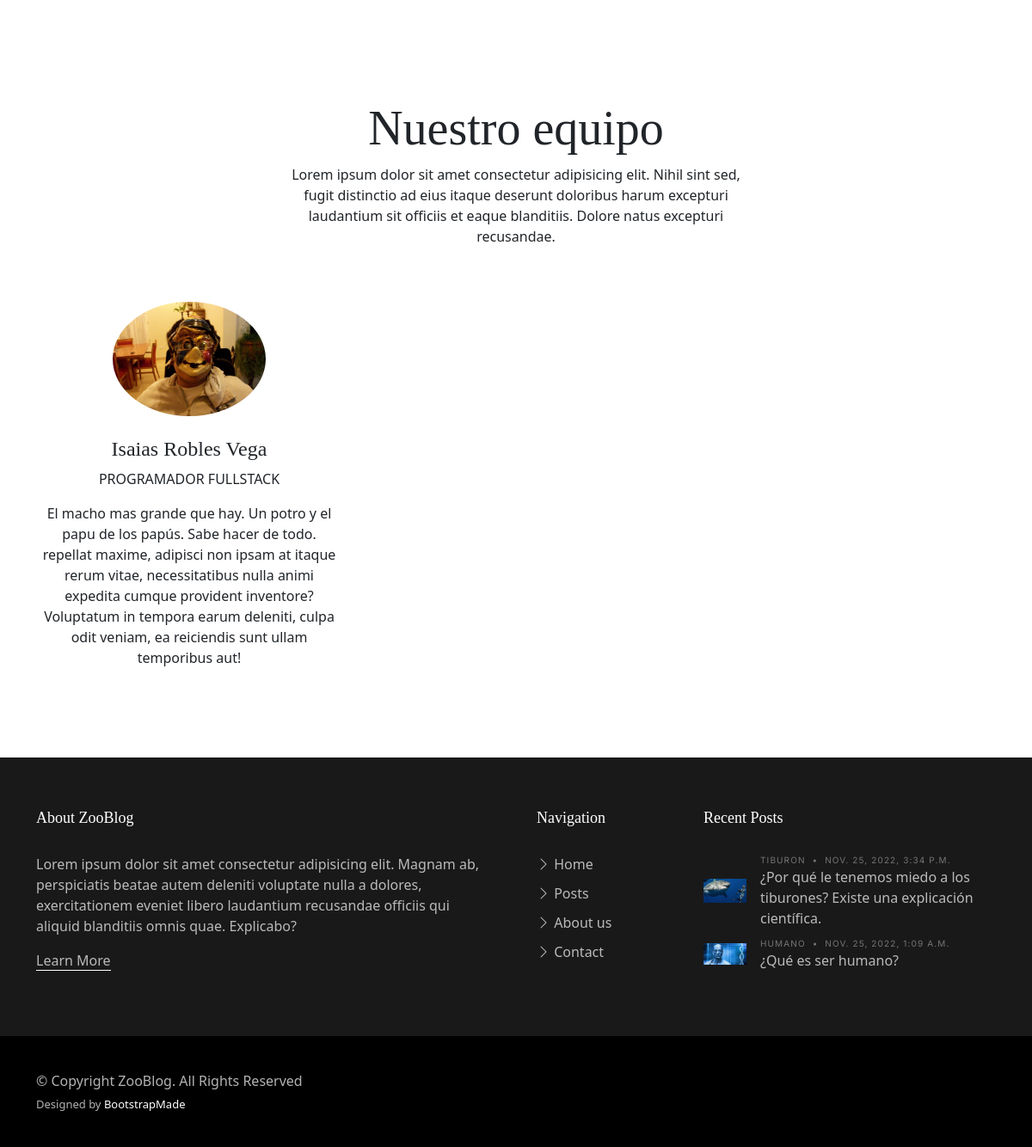
The page /Appzoologico/About/ (lower part) on the database as committed earlier.
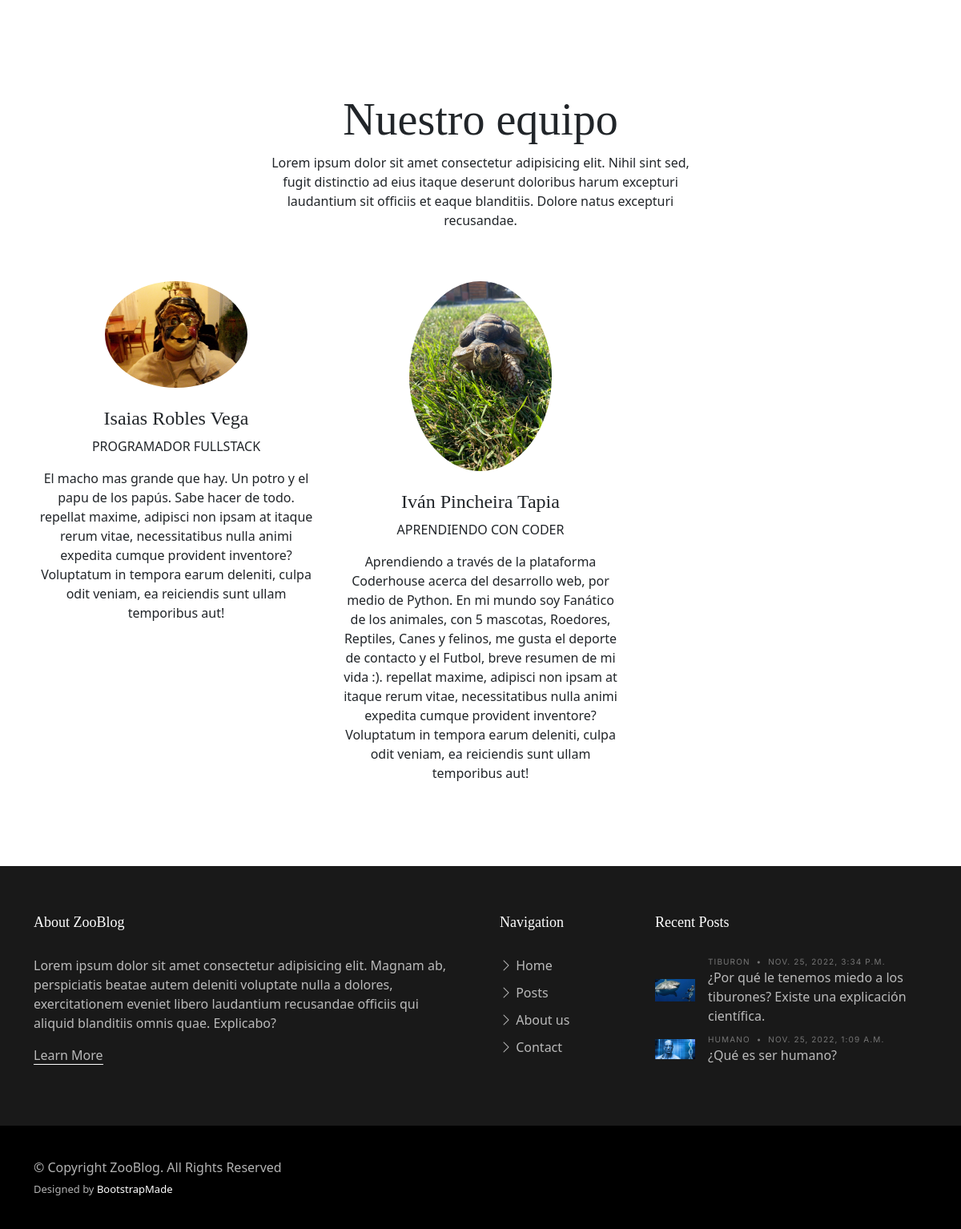
The same page on the database as committed later.
### Appzoologico/models.py (models this page shows, shortened)
class Empleado (models.Model):
    nombre = models.CharField(max_length = 30)
    fecha_dEntrada = models.DateField()
    rol = models.CharField(max_length = 30, default='')
    descripcion = models.TextField(max_length = 300, default='')
    imagenEmpleado = models.ImageField(upload_to='empleadosImg', null=True, blank = True)

class Posteo(models.Model):
    titulo = models.CharField(max_length=80)
    subtitulo = models.TextField(max_length=400)
    posteo = models.TextField(max_length=2000)
    user = models.ForeignKey(User, on_delete=models.CASCADE)
    fecha_post = models.DateTimeField(auto_now=False, auto_now_add=False)
    animal = models.CharField(default='',max_length=80)
    imagen = models.ImageField(upload_to='posts', null=True, blank = True)
    avatar_url = models.CharField(default='',max_length=100)

### Appzoologico/views.py (the view)
# urls.py: path('About/', view_about, name="about"),
def view_about(request):
    empleados = Empleado.objects.all()
    post = Posteo.objects.all()
    postFooter= post[::-1]
    try:
        avatar = Avatar.objects.get(user = request.user)
    except:
        return render(request, "About.html", {"Empleados": empleados, "recentPost": postFooter[0:2]})
    return render(request, "About.html", {"Empleados": empleados, "recentPost": postFooter[0:2], "imgPerfil": avatar.imagen.url})

### Appzoologico/templates/About.html (shortened to what this page needs)
{% extends 'indexZoo.html' %}
{% load static %}
{% block Main %}
<main id="main">
    <section>
    </section>
    <section>
      <div class="container" data-aos="fade-up">
        <div class="row">
          <div class="col-12 text-center mb-5">
            <div class="row justify-content-center">
              <div class="col-lg-6">
                <h2 class="display-4">Nuestro equipo</h2>
                <p>Lorem ipsum dolor sit amet consectetur adipisicing elit. Nihil sint sed, fugit distinctio ad eius itaque deserunt doloribus harum excepturi laudantium sit officiis et eaque blanditiis. Dolore natus excepturi recusandae.</p>
              </div>
            </div>
          </div>
          {% for persona in Empleados %}
          <div class="col-lg-4 text-center mb-5">
            <img src="{{ persona.imagenEmpleado.url }}" alt="" class="img-fluid rounded-circle w-50 mb-4">
            <h4>{{ persona.nombre }}</h4>
            <span class="d-block mb-3 text-uppercase">{{ persona.rol }}</span>
            <p>{{ persona.descripcion }}. repellat maxime, adipisci non ipsam at itaque rerum vitae, necessitatibus nulla animi expedita cumque provident inventore? Voluptatum in tempora earum deleniti, culpa odit veniam, ea reiciendis sunt ullam temporibus aut!</p>
          </div>
          {% endfor %}
</main>
{% endblock %}

### Appzoologico/templates/indexZoo.html (shortened to what this page needs)
<!DOCTYPE html>
<html lang="en">
<head>
  {% load static %}
  <link href="{% static 'assets/vendor/bootstrap/css/bootstrap.min.css' %}" rel="stylesheet">
  <link href="{% static 'assets/vendor/bootstrap-icons/bootstrap-icons.css' %}" rel="stylesheet">
  <link href="{% static 'assets/vendor/swiper/swiper-bundle.min.css' %}" rel="stylesheet">
  <link href="{% static 'assets/vendor/glightbox/css/glightbox.min.css' %}" rel="stylesheet">
  <link href="{% static 'assets/vendor/aos/aos.css' %}" rel="stylesheet">
  <link href="{% static 'assets/css/variables.css' %}" rel="stylesheet">
  <link href="{% static 'assets/css/main.css' %}" rel="stylesheet">
</head>
<body>
  {% block Main %}{% endblock %}
  <footer id="footer" class="footer">
    <div class="footer-content">
      <div class="container">
        <div class="row g-5">
          <div class="col-lg-6">
            <h3 class="footer-heading">About ZooBlog</h3>
            <p>Lorem ipsum dolor sit amet consectetur adipisicing elit. Magnam ab, perspiciatis beatae autem deleniti voluptate nulla a dolores, exercitationem eveniet libero laudantium recusandae officiis qui aliquid blanditiis omnis quae. Explicabo?</p>
            <p><a href="{% url 'about' %}" class="footer-link-more">Learn More</a></p>
          </div>
          <div class="col-6 col-lg-2">
            <h3 class="footer-heading">Navigation</h3>
            <ul class="footer-links list-unstyled">
              <li><a href="{% url 'Home' %}"><i class="bi bi-chevron-right"></i> Home</a></li>
              <li><a href="{% url 'posts' %}"><i class="bi bi-chevron-right"></i> Posts</a></li>
              <li><a href="{% url 'about' %}"><i class="bi bi-chevron-right"></i> About us</a></li>
              <li><a href="{% url 'contact' %}"><i class="bi bi-chevron-right"></i> Contact</a></li>
            </ul>
          </div>
          <div class="col-lg-4">
            <h3 class="footer-heading">Recent Posts</h3>
            <ul class="footer-links footer-blog-entry list-unstyled">
              {% for item in recentPost %}
              <li>
                <a href="{% url 'PostDetalles' item.id %}" class="d-flex align-items-center">
                  <img src="{{ item.imagen.url }}" alt="" class="img-fluid me-3">
                  <div>
                    <div class="post-meta d-block"><span class="date">{{item.animal}}</span> <span class="mx-1">&bullet;</span> <span>{{item.fecha_post}}</span></div>
                    <span>{{item.titulo}}</span>
                  </div>
                </a>
              </li>
              {% endfor %}
            </ul>
          </div>
        </div>
      </div>
    </div>
    <div class="footer-legal">
      <div class="container">
        <div class="row justify-content-between">
          <div class="col-md-6 text-center text-md-start mb-3 mb-md-0">
            <div class="copyright">
              © Copyright <strong><span>ZooBlog</span></strong>. All Rights Reserved
            </div>
            <div class="credits">
              Designed by <a href="https://bootstrapmade.com/">BootstrapMade</a>
            </div>
          </div>
        </div>
      </div>
    </div>
  </footer>
</body>
</html>

Rows that differ between the two databases and show on the page:
added Empleado: imagenEmpleado (picture), nombre "Iván Pincheira Tapia", rol "APRENDIENDO CON CODER", descripcion "Aprendiendo a través de la plataforma Coderhouse acerca del desarrollo web, por medio de Python. En mi mundo soy Fanático de los animales, con 5 mascotas, Roedores, Reptiles, Canes y felinos, me gusta el deporte de contacto y el Futbol, breve resumen de mi vida :)"
